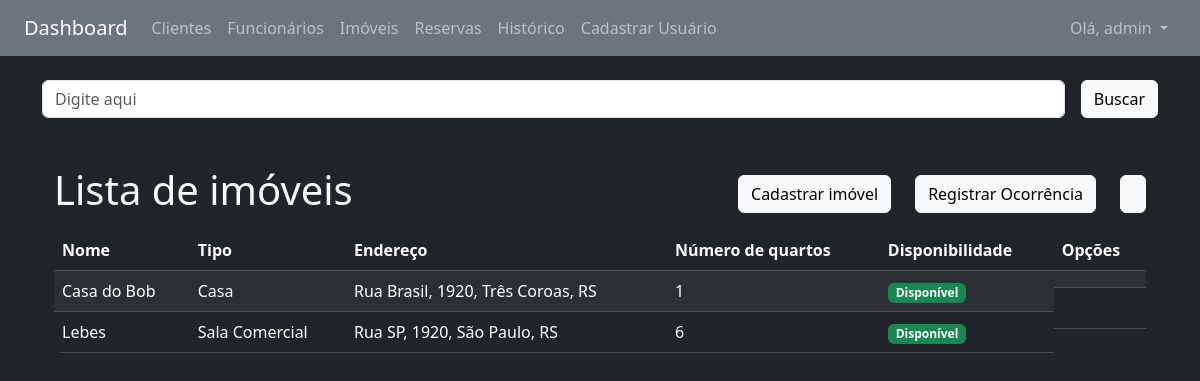
/imoveis/nome/ (signed in), run on an earlier commit of the app's database.
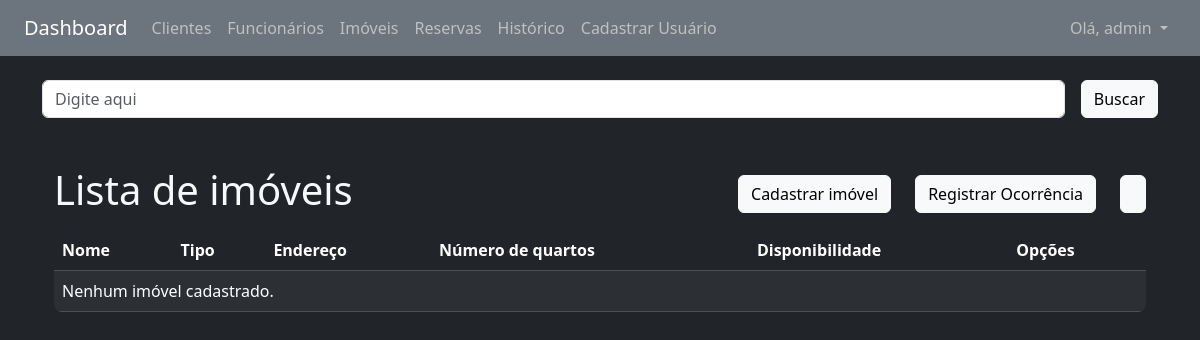
And on a later commit of the database.
### imoveis/models.py (models this page shows, shortened)
class Imovel(models.Model):
    TIPO_CHOICES = [
        ('AP', 'Apartamento'),
        ('CA', 'Casa'),
        ('SC', 'Sala Comercial'),
    ]
    tipo = models.CharField(max_length=2, choices=TIPO_CHOICES)
    nome = models.CharField(max_length=100)
    endereco = models.CharField(max_length=255)
    qtyQuartos = models.IntegerField()
    foto = StdImageField(
        upload_to='fotos/imoveis',
        variations={'thumb': (150, 150), 'medium': (300, 300)},
        blank=True,
        null=True
    )
    disponibilidade = models.BooleanField(default=True)
    ativo = models.BooleanField(default=True)

### imoveis/views.py (the view)
# urls.py: path('imoveis/', include('imoveis.urls')),
@login_required
def imoveis(request, campo):
    query = request.GET.get('busca', '')
    if campo == 'nome' and query:
        imoveis = Imovel.objects.filter(nome__icontains=query)
    else:
        imoveis = Imovel.objects.filter()
    if campo:
        campo_ordenacao = ORDENACAO_IMOVEIS_LOOKUP.get(campo)
        imoveis = imoveis.order_by(campo_ordenacao)
    dados = {'imoveis': imoveis, 'ativos': True}
    return render(request, 'imoveis/lista.html', dados)

### imoveis/templates/imoveis/lista.html (shortened to what this page needs)
{% extends 'base.html' %}
{% load heroicons %}
{% block content %}
{% include 'partials/_busca.html' %}
<div class="container-sm mt-5 d-flex justify-content-between align-items-center">
    <h1 class="h1">Lista de imóveis</h1>
    <div class="d-flex gap-4">
        <a href="{% url 'imoveis:cadastrar' %}" class="btn btn-light">
            {% heroicon_outline "key" %} Cadastrar imóvel
        </a>
        <a href="{% url 'ocorrencias:registrar' %}" class="btn btn-light">Registrar Ocorrência</a>
        <a href="{% url 'imoveis:lista_filtro' %}" class="btn btn-light">{% heroicon_outline "funnel" %}</a>
    </div>
</div>
<div class="container-sm mt-2">
    <div class="bg-dark rounded-3 overflow-hidden">
        <table cellpadding="5" cellspacing="1" class="table table-dark table-striped mb-0">
            <thead>
                <tr>
                    <th>Nome</th>
                    <th>Tipo</th>
                    <th>Endereço</th>
                    <th>Número de quartos</th>
                    <th>Disponibilidade</th>
                    <th>Opções</th>
                </tr>
            </thead>
            <tbody>
                {% for imovel in imoveis %}
                <tr>
                    <td>{{ imovel.nome }}</td>
                    <td>{{ imovel.get_tipo_display }}</td>
                    <td>{{ imovel.endereco }}</td>
                    <td>{{ imovel.qtyQuartos }}</td>
                    <td>
                        {% if imovel.disponibilidade %}
                        <strong class="badge bg-success">Disponível</strong>
                        {% else %}
                        <strong class="badge bg-info">Alugado</strong>
                        {% endif %}
                    </td>
                    <td class="d-flex gap-2 align-items-center">
                    </td>
                </tr>
                {% empty %}
                <tr>
                    <td colspan="6">Nenhum imóvel cadastrado.</td>
                </tr>
                {% endfor %}
            </tbody>
        </table>
    </div>
</div>
{% endblock %}

What changed in the data, as far as the page shows it:
removed Imovel: nome "Casa do Bob", tipo "Casa", endereco "Rua Brasil, 1920, Três Coroas, RS", qtyQuartos "1", disponibilidade "Disponível"
removed Imovel: nome "Lebes", tipo "Sala Comercial", endereco "Rua SP, 1920, São Paulo, RS", qtyQuartos "6", disponibilidade "Disponível"
Also different on the page:
text now shown: "Nenhum imóvel cadastrado."
